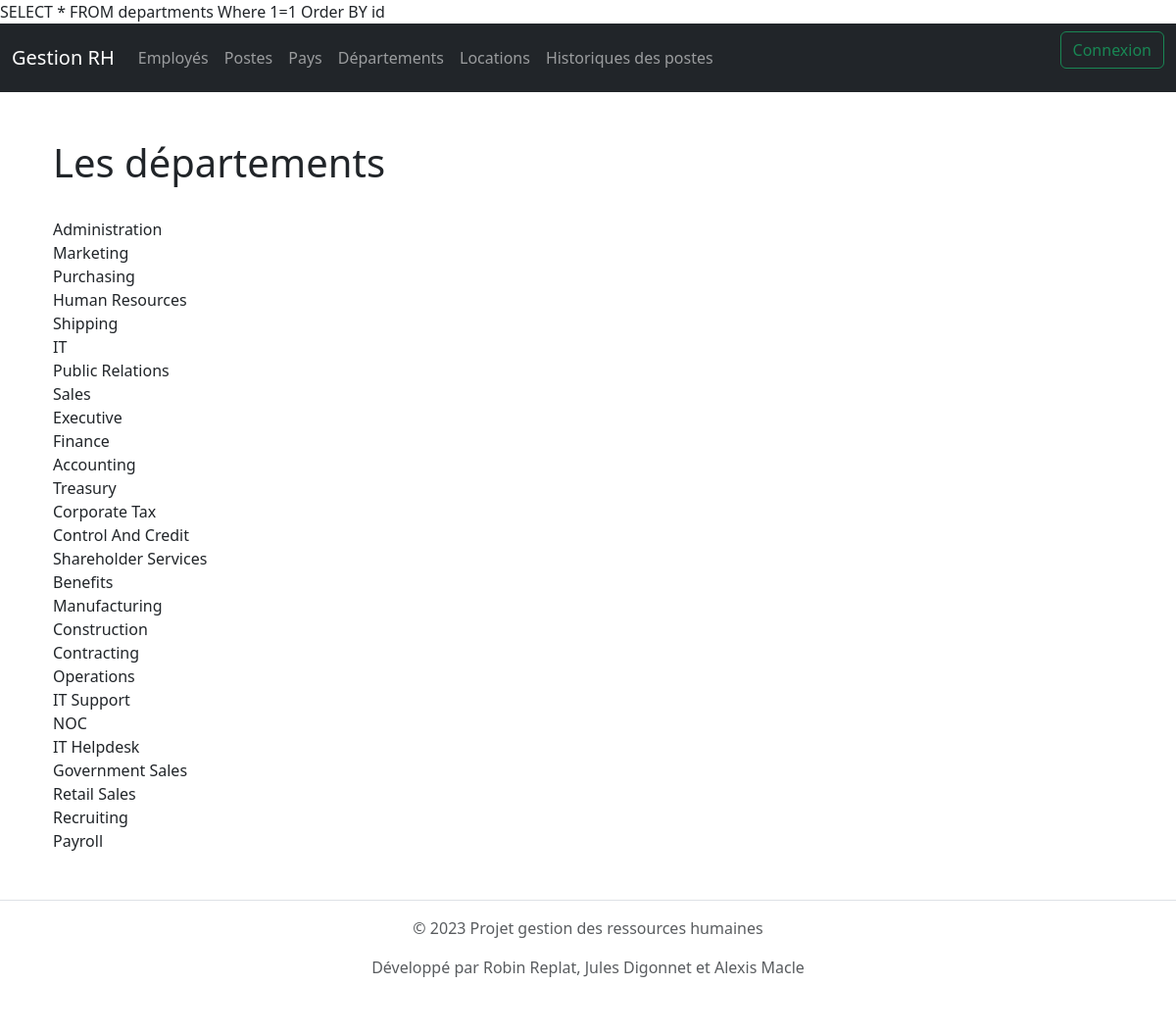
Before: /departements with the older database file.
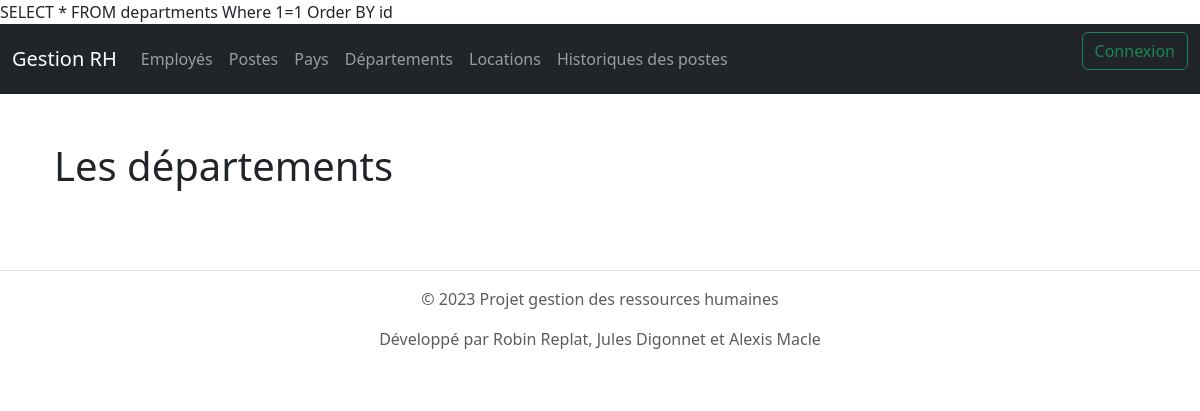
After: the same page with the newer database file.
### tables this page shows
CREATE TABLE `departments` (
  `id` int NOT NULL,
  `DEPARTMENT_NAME` varchar(255) NOT NULL,
  `MANAGER_ID` int NOT NULL,
  `LOCATION_ID` int NOT NULL
);

### src/controllers/departements.php (called while the page is built, shortened)
<?php
class departements extends controller
{
    var $departement;
    public function __construct()
    {
        $this->departement = $this->models['departement'];
    }
    public function index(): void
    {
        $d = [];
        $d['departements'] = $this->departement->getAllDepartment();
        $this->render('index');
    }
}

### src/core/model.php (called while the page is built, shortened)
<?php
class Model
{
    public $table;
    public $conf = "default";
    public $db;
    function __construct()
    {
        $conf = conf::$databases[$this->conf];
        try {
            $this->db = new PDO(
                'mysql:host=' . $conf['host'] . ';dbname=' . $conf['database'],
                $conf['public'],
                $conf['password'],
                array(
                    PDO::MYSQL_ATTR_INIT_COMMAND => 'SET NAMES utf8',
                    PDO::ATTR_ERRMODE => PDO::ERRMODE_WARNING
                )
            );
        } catch (PDOException $e) {
            print "Erreur !: " . $e->getMessage() . "<br/>";
            die();
        }
    }
    function find($data)
    {
        $fields = "*";
        $inner = " ";
        $union = " ";
        $group = " ";
        $condition = "1=1";
        $order = "id";
        $limit = " ";
        if (isset($data['order'])) {
            $order = $data['order'];
        }
        $sql = 'SELECT ' . $fields .
            ' FROM ' . $this->table .
            '  ' . $inner .
            ' Where ' . $condition .
            ' ' . $union .
            ' ' . $group .
            ' Order BY ' . $order .
            ' ' . $limit;
        $stmt = $this->db->prepare($sql);
        if ($stmt->execute()) {
            $data = $stmt->fetchall(PDO::FETCH_OBJ);
            return $data;
        } else {
            echo "<br/> erreur SQL";
        }
    }
}

### src/models/departement.php (called while the page is built, shortened)
<?php
class departement extends Model
{
   public  function getAllDepartment(): false|array|null
    {
        return $this->find(array(
            "order" => ' id',
        ));
    }
}

### src/views/departements/index.php (the view)
<div class="container-fluid !direction !spacing">
    <div class="row">
        <div class="col">
            <br>
            <h1> Les départements </h1>
            <br>
            <?php
            foreach ($departements as $d) {
                echo $d->DEPARTMENT_NAME ."<br>";
            }
            ?>
            <br>
        </div>
    </div>
</div>

Changed rows visible on the page:
removed departments: DEPARTMENT_NAME "Administration"
removed departments: DEPARTMENT_NAME "Marketing"
removed departments: DEPARTMENT_NAME "Purchasing"
removed departments: DEPARTMENT_NAME "Human Resources"
removed departments: DEPARTMENT_NAME "Shipping"
removed departments: DEPARTMENT_NAME "IT"
removed departments: DEPARTMENT_NAME "Public Relations"
removed departments: DEPARTMENT_NAME "Sales"
removed departments: DEPARTMENT_NAME "Executive"
removed departments: DEPARTMENT_NAME "Finance"
removed departments: DEPARTMENT_NAME "Accounting"
removed departments: DEPARTMENT_NAME "Treasury"
removed departments: DEPARTMENT_NAME "Corporate Tax"
removed departments: DEPARTMENT_NAME "Control And Credit"
removed departments: DEPARTMENT_NAME "Shareholder Services"
removed departments: DEPARTMENT_NAME "Benefits"
removed departments: DEPARTMENT_NAME "Manufacturing"
removed departments: DEPARTMENT_NAME "Construction"
removed departments: DEPARTMENT_NAME "Contracting"
removed departments: DEPARTMENT_NAME "Operations"
removed departments: DEPARTMENT_NAME "IT Support"
removed departments: DEPARTMENT_NAME "NOC"
removed departments: DEPARTMENT_NAME "IT Helpdesk"
removed departments: DEPARTMENT_NAME "Government Sales"
removed departments: DEPARTMENT_NAME "Retail Sales"
removed departments: DEPARTMENT_NAME "Recruiting"
removed departments: DEPARTMENT_NAME "Payroll"
